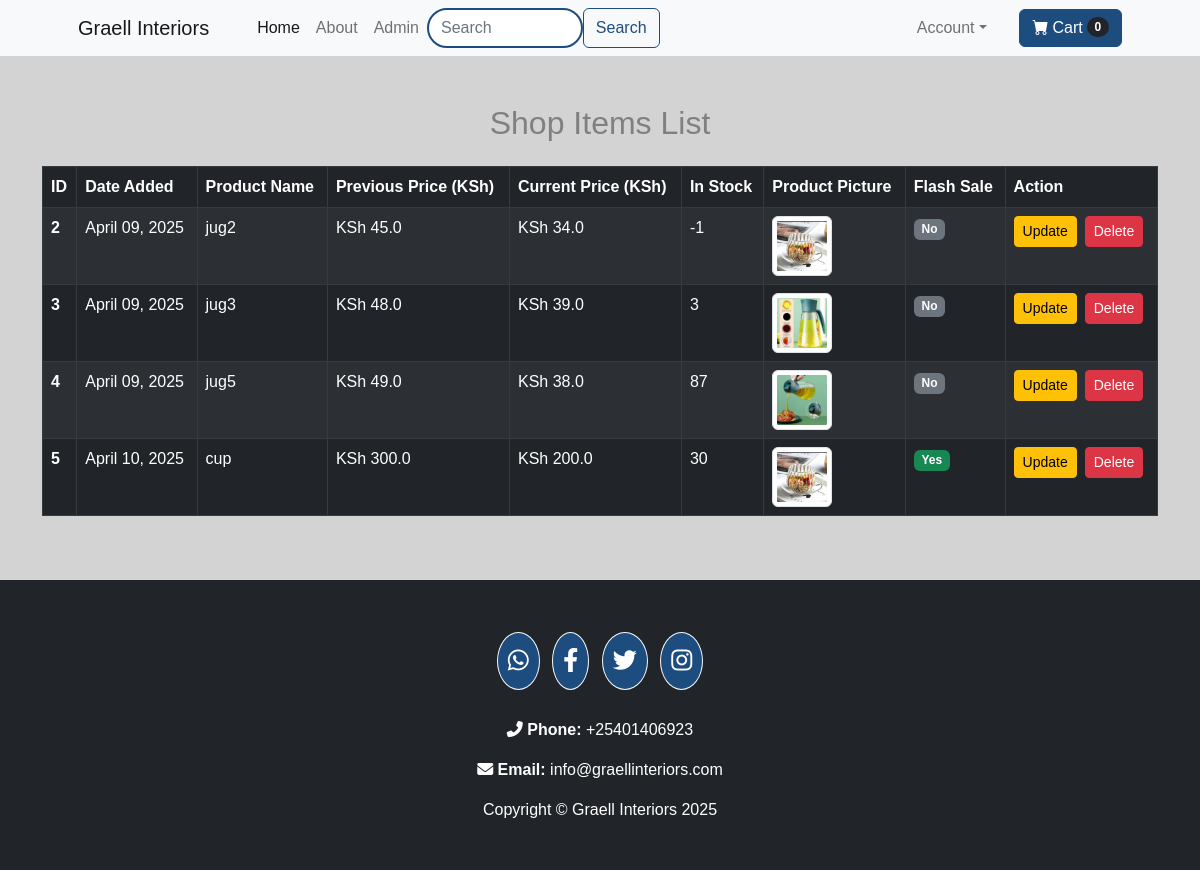
The page /shop-items (signed in) on the database its author committed.
### website/models.py (models this page shows, shortened)
class Product(db.Model):
    id = db.Column(db.Integer, primary_key=True)
    product_name = db.Column(db.String(100), nullable=False)
    current_price = db.Column(db.Float, nullable=False)
    previous_price = db.Column(db.Float, nullable=False)
    in_stock = db.Column(db.Integer, nullable=False)
    product_picture = db.Column(db.String(1000), nullable=False)
    flash_sale = db.Column(db.Boolean, default=False)
    date_added = db.Column(db.DateTime, default=datetime.utcnow)
    carts = db.relationship('Cart', backref=db.backref('product', lazy=True))
    orders = db.relationship('Order', backref=db.backref('product', lazy=True))

### website/admin.py (the view)
@admin.route('/shop-items', methods=['GET', 'POST'])
@login_required
def shop_items():
    if current_user.status == 'admin':
        items = Product.query.order_by(Product.date_added).all()
        return render_template('shop_items.html', items=items)
    return render_template('404.html')

### website/templates/shop_items.html (shortened to what this page needs)
{% extends 'base.html' %}
{% block content %}
<div class="container my-5">
    {% if items | length < 1 %}
    <div class="alert alert-warning text-center" role="alert">
        <h4>No Shop Items Available</h4>
    </div>
    {% else %}
    <h2 class="text-center mb-4">Shop Items List</h2>
    <div class="table-responsive">
        <table class="table table-striped table-bordered table-dark">
            <thead>
                <tr>
                    <th scope="col">ID</th>
                    <th scope="col">Date Added</th>
                    <th scope="col">Product Name</th>
                    <th scope="col">Previous Price (KSh)</th>
                    <th scope="col">Current Price (KSh)</th>
                    <th scope="col">In Stock</th>
                    <th scope="col">Product Picture</th>
                    <th scope="col">Flash Sale</th>
                    <th scope="col">Action</th>
                </tr>
            </thead>
            <tbody>
                {% for item in items %}
                <tr>
                    <th scope="row">{{ item.id }}</th>
                    <td>{{ item.date_added.strftime('%B %d, %Y') }}</td>
                    <td>{{ item.product_name }}</td>
                    <td>KSh {{ item.previous_price }}</td>
                    <td>KSh {{ item.current_price }}</td>
                    <td>{{ item.in_stock }}</td>
                    <td>
                        <img src="{{ item.product_picture }}" alt="{{ item.product_name }}" class="img-thumbnail" style="height: 60px; width: 60px;">
                    </td>
                    <td>
                        <span class="badge {{ 'bg-success' if item.flash_sale else 'bg-secondary' }}">
                            {{ 'Yes' if item.flash_sale else 'No' }}
                        </span>
                    </td>
                    <td>
                        <div class="d-flex">
                            <a href="/update-item/{{ item.id }}" class="btn btn-warning btn-sm me-2">Update</a>
                            <a href="/delete-item/{{ item.id }}" class="btn btn-danger btn-sm" onclick="return confirm('Are you sure you want to delete this item?')">Delete</a>
                        </div>
                    </td>
                </tr>
                {% endfor %}
            </tbody>
        </table>
    </div>
    {% endif %}
</div>
{% endblock %}

### website/templates/base.html (style rules this page uses)
body, .form-label, .card-body { color: #333333; }
body { background-color: lightgrey; font-family: 'Ubuntu', sans-serif; }

### rows shown on the page
Product: id "2", date_added "April 09, 2025", product_name "jug2", previous_price "45.0", current_price "34.0", in_stock "-1", product_picture (picture), flash_sale "No"
Product: id "3", date_added "April 09, 2025", product_name "jug3", previous_price "48.0", current_price "39.0", in_stock "3", product_picture (picture), flash_sale "No"
Product: id "4", date_added "April 09, 2025", product_name "jug5", previous_price "49.0", current_price "38.0", in_stock "87", product_picture (picture), flash_sale "No"
Product: id "5", date_added "April 10, 2025", product_name "cup", previous_price "300.0", current_price "200.0", in_stock "30", product_picture (picture), flash_sale "Yes"

### other values the page prints
{{ cart | length if cart | length > 0 else 0 }} "0"
